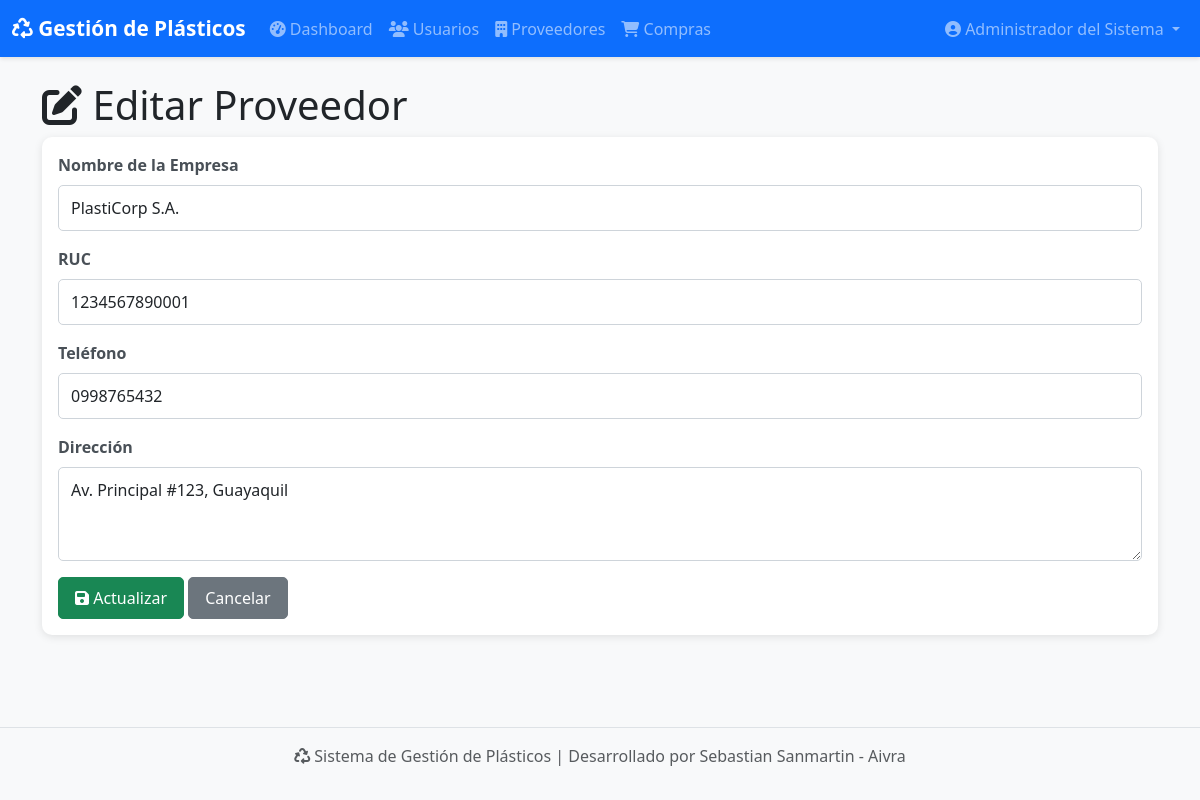
The page /views/proveedores/editar.php?id=1 (signed in) on the database its author committed.
### tables this page shows
CREATE TABLE IF NOT EXISTS proveedores (
    id_proveedor INT AUTO_INCREMENT PRIMARY KEY,
    nombre_empresa VARCHAR(150) NOT NULL,
    ruc VARCHAR(13) UNIQUE NOT NULL,
    telefono VARCHAR(15),
    direccion TEXT,
    fecha_registro TIMESTAMP DEFAULT CURRENT_TIMESTAMP
);

### config/conexion.php (called while the page is built, shortened)
<?php
class Database {
    private static $instance = null;
    private $conexion;
    private function __construct() {
        try {
            $dsn = "mysql:host=" . DB_HOST . ";port=" . DB_PORT . ";dbname=" . DB_NAME . ";charset=" . DB_CHARSET;
            $opciones = [
                PDO::ATTR_ERRMODE            => PDO::ERRMODE_EXCEPTION,
                PDO::ATTR_DEFAULT_FETCH_MODE => PDO::FETCH_ASSOC,
                PDO::ATTR_EMULATE_PREPARES   => false,
                PDO::MYSQL_ATTR_INIT_COMMAND => "SET NAMES utf8mb4"
            ];
            $this->conexion = new PDO($dsn, DB_USER, DB_PASS, $opciones);
        } catch (PDOException $e) {
            error_log("Error de conexión: " . $e->getMessage());
            die("Error al conectar con la base de datos. Por favor contacte al administrador.");
        }
    }
    public static function getInstance() {
        if (self::$instance === null) {
            self::$instance = new self();
        }
        return self::$instance;
    }
    public function getConexion() {
        return $this->conexion;
    }
}
function getDB() {
    return Database::getInstance()->getConexion();
}
?>

### controllers/ProveedorController.php (called while the page is built, shortened)
<?php
require_once __DIR__ . '/../models/Proveedor.php';
class ProveedorController {
    private $modelo;
    public function __construct() {
        $this->modelo = new Proveedor();
    }
    public function obtener($id) {
        $id = filter_var($id, FILTER_VALIDATE_INT);
        return $this->modelo->obtenerPorId($id);
    }
}
?>

### models/Proveedor.php (called while the page is built, shortened)
<?php
require_once __DIR__ . '/../config/conexion.php';
class Proveedor {
    private $db;
    public function __construct() {
        $this->db = getDB();
    }
    public function obtenerPorId($id) {
        try {
            $sql = "SELECT * FROM proveedores WHERE id_proveedor = :id LIMIT 1";
            $stmt = $this->db->prepare($sql);
            $stmt->execute(['id' => $id]);
            return $stmt->fetch();
        } catch (PDOException $e) {
            error_log("Error al obtener proveedor: " . $e->getMessage());
            return false;
        }
    }
}
?>

### views/proveedores/editar.php (the view, shortened to what this page needs)
<?php
require_once __DIR__ . '/../includes/funciones.php';
require_once __DIR__ . '/../../controllers/ProveedorController.php';
$controller = new ProveedorController();
$id = $_GET['id'] ?? 0;
$proveedor = $controller->obtener($id);
?>
<div class="container py-4">
    <h1><i class="fas fa-edit"></i> Editar Proveedor</h1>
    <div class="card">
        <div class="card-body">
            <form method="POST">
                <div class="mb-3">
                    <label class="form-label">Nombre de la Empresa</label>
                    <input type="text" name="nombre_empresa" class="form-control" value="<?php echo htmlspecialchars($proveedor['nombre_empresa']); ?>" required>
                </div>
                <div class="mb-3">
                    <label class="form-label">RUC</label>
                    <input type="text" name="ruc" class="form-control" value="<?php echo htmlspecialchars($proveedor['ruc']); ?>" maxlength="13" required>
                </div>
                <div class="mb-3">
                    <label class="form-label">Teléfono</label>
                    <input type="text" name="telefono" class="form-control" value="<?php echo htmlspecialchars($proveedor['telefono']); ?>" required>
                </div>
                <div class="mb-3">
                    <label class="form-label">Dirección</label>
                    <textarea name="direccion" class="form-control" rows="3" required><?php echo htmlspecialchars($proveedor['direccion']); ?></textarea>
                </div>
                <button type="submit" class="btn btn-success"><i class="fas fa-save"></i> Actualizar</button>
                <a href="/plasticos/views/proveedores/listar.php" class="btn btn-secondary">Cancelar</a>
            </form>
        </div>
    </div>
</div>

### assets/css/estilos.css (style rules this page uses)
:root { --primary-color: #667eea; --secondary-color: #764ba2; --success-color: #28a745; --danger-color: #dc3545; --warning-color: #ffc107; --info-color: #17a2b8; }
body { font-family: 'Segoe UI', Tahoma, Geneva, Verdana, sans-serif; background-color: #f8f9fa; }
.card { border: none; border-radius: 10px; box-shadow: 0 2px 8px rgba(0,0,0,0.1); margin-bottom: 20px; transition: transform 0.2s, box-shadow 0.2s; }
.btn { border-radius: 5px; padding: 8px 16px; font-weight: 500; transition: all 0.3s ease; }
.form-label { font-weight: 600; color: #495057; margin-bottom: 8px; }
.form-control, .form-select { border-radius: 5px; border: 1px solid #ced4da; padding: 10px 12px; transition: border-color 0.3s, box-shadow 0.3s; }
.card, .alert { animation: fadeIn 0.3s ease-in; }

### rows shown on the page
proveedores: nombre_empresa "PlastiCorp S.A.", ruc "1234567890001", telefono "0998765432", direccion "Av. Principal #123, Guayaquil"

### other values the page prints
$nombreUsuario "Administrador del Sistema"
